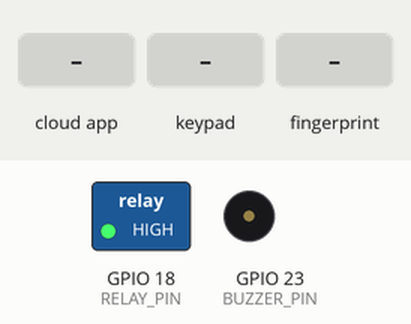
Recording of a sketch running on a simulated ESP32. Parts: switched loads named in the sketch (green lamp = pin HIGH), buzzer (waves = sounding, pin HIGH). The inputs (shaded band) are chosen by the test bench. WiFi joins after 1.5 s; servers stay silent unless stated; the Firebase database answers and starts empty; what the sketch prints to the serial monitor is not drawn.

Above: at 3.7 s.
3.8 s: the phone or cloud app sets unlock to 1
At 4.38 s:
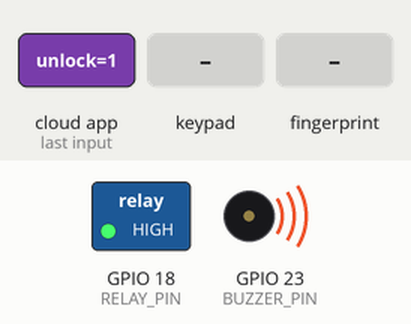
At 5.6 s:
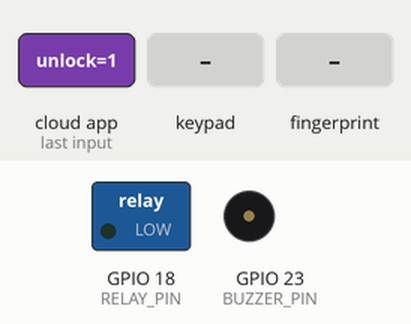
5.9 s: keypad keys 1 2 3 4 pressed 0.4 s apart
At 10.3 s:
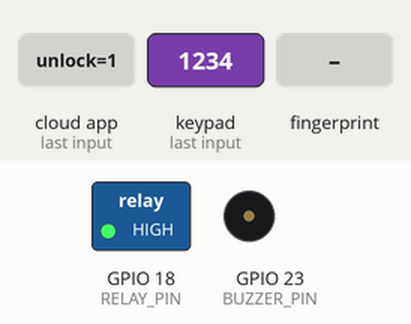
10.5 s: the phone or cloud app sets lock to 1
13.5 s: finger stored as number 1 placed on the sensor
At 14.5 s:
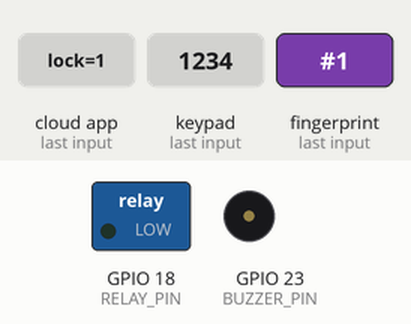
15.5 s: key '*' pressed
18.5 s: key '#' pressed
Timing chart, 0 to 24.1 s (numbered marks = the images above; inputs shaded):
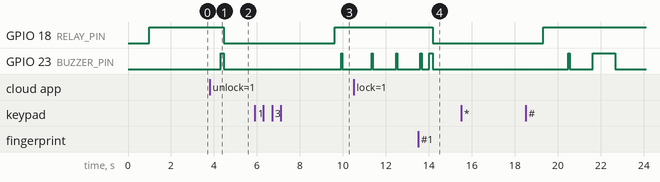

The sketch:

SmartLock_ESP32.ino
```cpp
#include <Arduino.h>
#include "Config.h"
#include "RelayModule.h"
#include "KeypadModule.h"
#include "FingerprintModule.h"
#include "FirebaseModule.h"

void setup() {
  Serial.begin(115200);
  delay(1000);
  Serial.println("\n--- He thong SmartLock khoi dong ---");

  Relay_Init();
  Keypad_Init();
  Fingerprint_Init();
  Firebase_Init();
}

void loop() {
  checkKeypad();
  checkFingerprint();
  checkFirebaseCommand();
}
```

FingerprintModule.cpp
```cpp
#include "FingerprintModule.h"
#include <Adafruit_Fingerprint.h>
#include "Config.h"
#include "RelayModule.h"

#define mySerial Serial2
Adafruit_Fingerprint finger = Adafruit_Fingerprint(&mySerial);

void Fingerprint_Init() {
  mySerial.begin(57600, SERIAL_8N1, FINGERPRINT_RX, FINGERPRINT_TX);
  if (finger.verifyPassword()) {
    Serial.println("Da tim thay cam bien van tay!");
  } else {
    Serial.println("Loi: Khong tim thay cam bien van tay!");
  }
}

void checkFingerprint() {
  uint8_t p = finger.getImage();
  if (p != FINGERPRINT_OK) return;

  p = finger.image2Tz();
  if (p != FINGERPRINT_OK) return;

  p = finger.fingerSearch();
  if (p == FINGERPRINT_OK) {
    openDoor("Van tay (ID: " + String(finger.fingerID) + ")");
  } else {
    accessDenied();
  }
}
```

FingerprintModule.h
```cpp
#ifndef FINGERPRINT_MODULE_H
#define FINGERPRINT_MODULE_H

void Fingerprint_Init();
void checkFingerprint();

#endif
```

FirebaseModule.cpp
```cpp
#include "FirebaseModule.h"
#include <WiFi.h>
#include <Firebase_ESP_Client.h>

#include "addons/TokenHelper.h"
#include "addons/RTDBHelper.h"

#include "Config.h"
#include "RelayModule.h"

FirebaseData fbdo;
FirebaseAuth auth;
FirebaseConfig config;

bool signupOK = false;

void Firebase_Init() {
  Serial.print("Ket noi WiFi: ");
  Serial.println(WIFI_SSID);

  WiFi.begin(WIFI_SSID, WIFI_PASSWORD);
  // Nếu muốn code không bị kẹt khi mất WiFi, có thể dùng bộ đếm
  int retry = 0;
  while (WiFi.status() != WL_CONNECTED && retry < 20) {
    delay(500);
    Serial.print(".");
    retry++;
  }

  if(WiFi.status() == WL_CONNECTED) {
    Serial.println("\nWiFi Connected.");
    Serial.print("IP Address: ");
    Serial.println(WiFi.localIP());

    /* Cấu hình Firebase */
    config.api_key = FIREBASE_API_KEY;
    config.database_url = FIREBASE_URL;

    /* Xác thực (Ẩn danh) */
    if (Firebase.signUp(&config, &auth, "", "")) {
      Serial.println("Firebase Auth thanh cong");
      signupOK = true;
    } else {
      Serial.printf("Loi Auth: %s\n", config.signer.signupError.message.c_str());
    }

    config.token_status_callback = tokenStatusCallback;

    Firebase.begin(&config, &auth);
    Firebase.reconnectWiFi(true);
  } else {
    Serial.println("\nLoi: Khong the ket noi WiFi.");
  }
}

void checkFirebaseCommand() {
  if (Firebase.ready() && signupOK) {
    // 1. Kiểm tra lệnh MỞ KHÓA (command/unlock)
    if (Firebase.RTDB.getBool(&fbdo, "command/unlock")) {
      if (fbdo.dataType() == "boolean" && fbdo.boolData() == true) {
        // Reset lại lệnh về false để tránh lặp lệnh
        Firebase.RTDB.setBool(&fbdo, "command/unlock", false);
        openDoor("App Android (Firebase Unlock)");
      }
    }

    // 2. Kiểm tra lệnh KHÓA CỬA LẬP TỨC (command/lock)
    if (Firebase.RTDB.getBool(&fbdo, "command/lock")) {
      if (fbdo.dataType() == "boolean" && fbdo.boolData() == true) {
        // Reset lại lệnh về false
        Firebase.RTDB.setBool(&fbdo, "command/lock", false);
        lockDoor();
      }
    }
  }
}

void updateDoorStatus(bool isLocked) {
  if (Firebase.ready() && signupOK) {
    // Cập nhật trạng thái khóa dạng Boolean lên nhánh door/isLocked
    Firebase.RTDB.setBool(&fbdo, "door/isLocked", isLocked);
  }
}
```

FirebaseModule.h
```cpp
#ifndef FIREBASE_MODULE_H
#define FIREBASE_MODULE_H

#include <Arduino.h>

void Firebase_Init();
void checkFirebaseCommand();
void updateDoorStatus(bool isLocked);

#endif
```

RelayModule.cpp
```cpp
#include "RelayModule.h"
#include "Config.h"
#include "FirebaseModule.h" // Thêm thư viện để cập nhật trạng thái lên Firebase

void Relay_Init() {
  pinMode(RELAY_PIN, OUTPUT);
  pinMode(BUZZER_PIN, OUTPUT);
  digitalWrite(RELAY_PIN, HIGH); // Mặc định khóa (Active LOW)
  digitalWrite(BUZZER_PIN, LOW); // Tắt còi
}

void openDoor(String method) {
  Serial.println("=> MO CUA THANG CONG BANG: " + method);

  digitalWrite(BUZZER_PIN, HIGH);
  delay(150);
  digitalWrite(BUZZER_PIN, LOW);

  digitalWrite(RELAY_PIN, LOW); // Kích relay mở chốt
  updateDoorStatus(false);      // Gửi trạng thái MỞ (isLocked = false) lên Firebase

  delay(5000); // Giữ trong 5 giây

  digitalWrite(RELAY_PIN, HIGH); // Đóng lại
  updateDoorStatus(true);        // Gửi trạng thái KHÓA (isLocked = true) lên Firebase

  Serial.println("Cua da duoc khoa lai.\n");
}

void lockDoor() {
  digitalWrite(RELAY_PIN, HIGH); // Tắt relay (khóa chốt)
  updateDoorStatus(true);        // Cập nhật trạng thái KHÓA lên Firebase
  Serial.println("=> CUA DA DUOC KHOA LAP TUC.");
}

void accessDenied() {
  Serial.println("=> TU CHOI MO CUA!");
  digitalWrite(BUZZER_PIN, HIGH);
  delay(1000);
  digitalWrite(BUZZER_PIN, LOW);
}
```

RelayModule.h
```cpp
#ifndef RELAY_MODULE_H
#define RELAY_MODULE_H
#include <Arduino.h>

void Relay_Init();
void openDoor(String method);
void lockDoor();
void accessDenied();

#endif
```

Config.h
```cpp
#ifndef CONFIG_H
#define CONFIG_H

// ================= CẤU HÌNH CHÂN (GPIO) =================
const int RELAY_PIN = 18;
const int BUZZER_PIN = 23;

// ================= CẤU HÌNH BÀN PHÍM =================
const int ROW_PINS[] = {13, 12, 14, 27};
const int COL_PINS[] = {26, 25, 33, 32};

// ================= CẤU HÌNH VÂN TAY =================
const int FINGERPRINT_RX = 16;
const int FINGERPRINT_TX = 17;

// ================= CẤU HÌNH WIFI =================
#define WIFI_SSID "YOUR_WIFI_SSID"
#define WIFI_PASSWORD "YOUR_WIFI_PASSWORD"

// ================= CẤU HÌNH FIREBASE =================
#define FIREBASE_URL "https://smartlockapp-23e26-default-rtdb.firebaseio.com/"
#define FIREBASE_API_KEY "AIzaSyAXbgEGW0XOwkoZMnSEw7O0VZkD6fW1yX8"

#endif
```

KeypadModule.cpp
```cpp
#include "KeypadModule.h"
#include <Keypad.h>
#include "Config.h"
#include "RelayModule.h"

const byte ROWS = 4;
const byte COLS = 4;
char keys[ROWS][COLS] = {
  {'1','2','3','A'},
  {'4','5','6','B'},
  {'7','8','9','C'},
  {'*','0','#','D'}
};
byte rowPins[ROWS] = {13, 12, 14, 27};
byte colPins[COLS] = {26, 25, 33, 32};

Keypad keypad = Keypad(makeKeymap(keys), rowPins, colPins, ROWS, COLS);

String inputPassword = "";
String correctPassword = "1234";

void Keypad_Init() {
    inputPassword = "";
}

void checkKeypad() {
  char key = keypad.getKey();
  if (key) {
    digitalWrite(BUZZER_PIN, HIGH);
    delay(50);
    digitalWrite(BUZZER_PIN, LOW);

    if (key == '#') {
      if (inputPassword == correctPassword) {
        openDoor("Mat khau ban phim");
      } else {
        accessDenied();
      }
      inputPassword = "";
    }
    else if (key == '*') {
      inputPassword = "";
      Serial.println("Da xoa mat khau vua nhap");
    }
    else {
      inputPassword += key;
      Serial.print("*");
    }
  }
}
```

KeypadModule.h
```cpp
#ifndef KEYPAD_MODULE_H
#define KEYPAD_MODULE_H

void Keypad_Init();
void checkKeypad();

#endif
```

Measured:
- after the input at 3.8 s, GPIO 18 (RELAY_PIN): HIGH → LOW after 0.66 s; GPIO 23 (BUZZER_PIN): LOW → HIGH after 0.51 s, → LOW 0.15 s later
- after the input at 5.9 s, GPIO 23 (BUZZER_PIN): LOW → HIGH after 4.0 s, → LOW 0.05 s later
- after the input at 13.5 s, GPIO 18 (RELAY_PIN): HIGH → LOW after 0.67 s
- after the input at 15.5 s, every drawn part: stays the same
